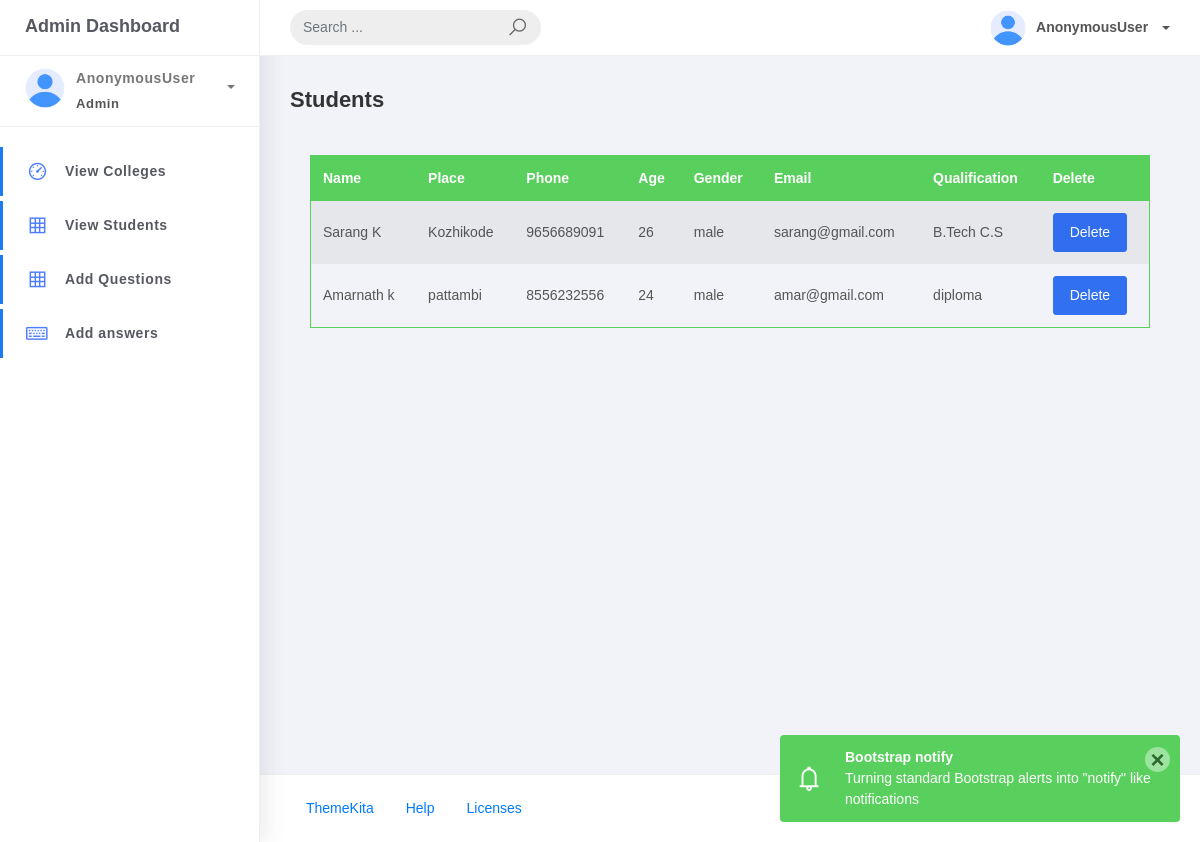
The app's page /super/student_list/, older data.
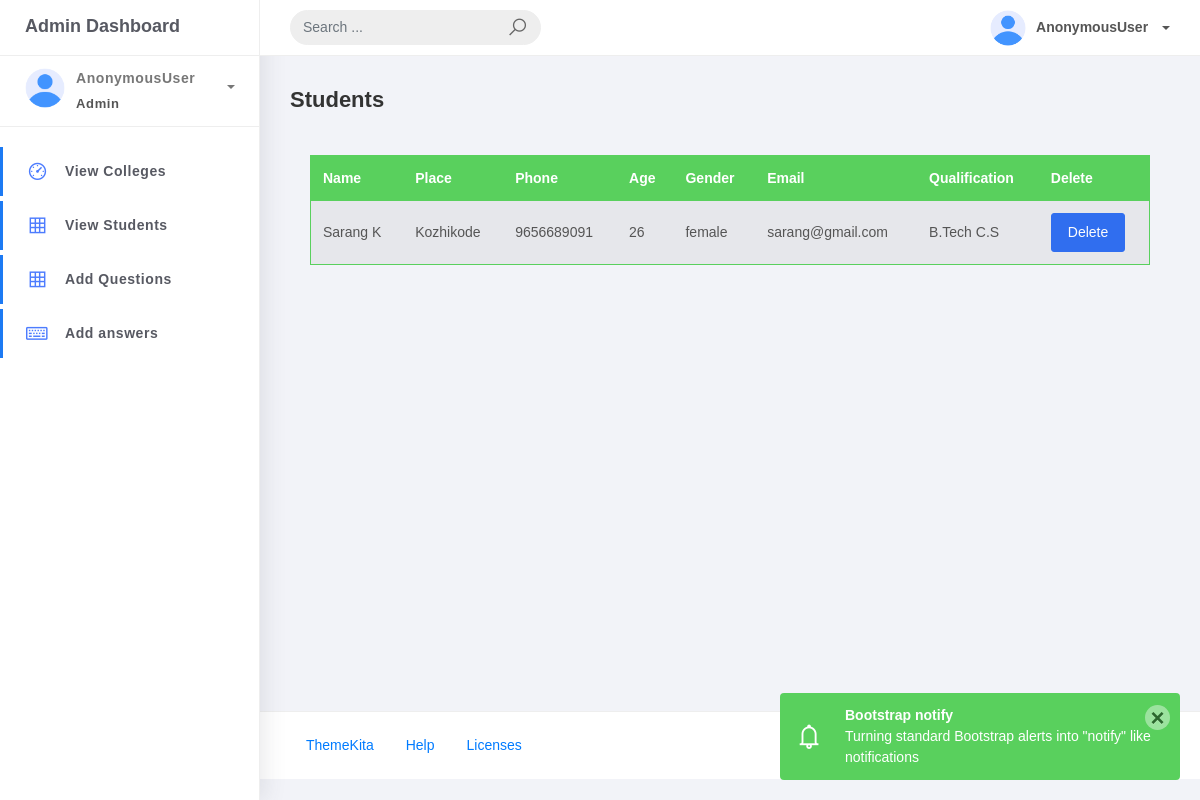
The same page, newer data.
### CarrierApp/models.py (models this page shows, shortened)
class Student(models.Model):
    name=models.CharField(max_length=50,null=True)
    place=models.CharField(max_length=50,null=True)
    phone=models.PositiveBigIntegerField(null=True)
    age=models.PositiveIntegerField(null=True)
    Gender=models.CharField(max_length=50,null=True)
    email=models.EmailField(max_length=70,null=True,unique=True)
    qualification=models.CharField(max_length=200,null=True)
    user=models.OneToOneField(Login, on_delete=models.DO_NOTHING,related_name="student_profile")

### Admin/views.py (the view)
# urls.py: path('student_list/',views.StudentList.as_view(),name="student_list"),
class StudentList(View):
    def get(self,request):
        data=Student.objects.all()
        return render(request,'Admin_temp/studentlist.html',{"data":data})

### Admin/templates/Admin_temp/studentlist.html (shortened to what this page needs)
{% load static %}
<!DOCTYPE html>
<html>
<head>
	<link rel="stylesheet" href="{% static 'assets/css/bootstrap.min.css' %}">
	<link rel="stylesheet" href="{% static 'assets/css/ready.css' %}">
	<link rel="stylesheet" href="{% static 'assets/css/demo.css' %}">
</head>
<body>
	<div class="wrapper">
		<div class="main-header">
			<div class="logo-header">
				<a href="{% url 'super_home' %}" class="logo">
					Admin Dashboard
				</a>
			</div>
			<nav class="navbar navbar-header navbar-expand-lg">
				<div class="container-fluid">
					<form class="navbar-left navbar-form nav-search mr-md-3" action="">
						<div class="input-group">
							<input type="text" placeholder="Search ..." class="form-control">
							<div class="input-group-append">
								<span class="input-group-text">
									<i class="la la-search search-icon"></i>
								</span>
							</div>
						</div>
					</form>
					<ul class="navbar-nav topbar-nav ml-md-auto align-items-center">
						<li class="nav-item dropdown">
							<a class="dropdown-toggle profile-pic" data-toggle="dropdown" href="#"
								aria-expanded="false"> <img src="{% static 'assets/img/user.png' %}" alt="user-img"
									width="36" class="img-circle"><span>{{request.user}}</span></span> </a>
						</li>
					</ul>
				</div>
			</nav>
		</div>
		<div class="sidebar">
			<div class="scrollbar-inner sidebar-wrapper">
				<div class="user">
					<div class="photo">
						<img src="{% static 'assets/img/user.png' %}">
					</div>
					<div class="info">
						<a class="" data-toggle="collapse" href="#collapseExample" aria-expanded="true">
							<span>
								{{request.user}}
								<span class="user-level">Admin</span>
								<span class="caret"></span>
							</span>
						</a>
					</div>
				</div>
				<ul class="nav">
					<li class="nav-item active">
						<a href="{% url 'college_list' %}">
							<i class="la la-dashboard"></i>
							<p>View Colleges</p>
						</a>
					</li>
					<li class="nav-item active">
						<a href="#">
							<i class="la la-table"></i>
							<p>View Students</p>
						</a>
					</li>
					<li class="nav-item active">
						<a href="#">
							<i class="la la-table"></i>
							<p>Add Questions</p>
						</a>
					</li>
					<li class="nav-item active">
						<a href="#">
							<i class="la la-keyboard-o"></i>
							<p>Add answers</p>
						</a>
					</li>
				</ul>
			</div>
		</div>
		<div class="main-panel">
			<div class="content">
				<div class="container-fluid">
					<h4 class="page-title">Students</h4>
                    <div class="card-body">
						<table class="table table-head-bg-success table-striped table-hover">
							<thead>
								<tr>
									<th scope="col">Name</th>
									<th scope="col">Place</th>
									<th scope="col">Phone</th>
									<th scope="col">Age</th>
									<th scope="col">Gender</th>
									<th scope="col">Email</th>
									<th scope="col">Qualification</th>
									<th scope="col">Delete</th>
								</tr>
							</thead>
							<tbody>
								{% for i in data %}
								<tr>
									<td>{{i.name}}</td>
									<td>{{i.place}}</td>
									<td>{{i.phone}}</td>
									<td>{{i.age}}</td>
									<td>{{i.Gender}}</td>
									<td>{{i.email}}</td>
									<td>{{i.qualification}}</td>
									<td><a class="btn btn-primary" href="{% url 'student_delete' i.id %}">Delete </a></td>
								</tr>
								{% endfor %}
							</tbody>
						</table>
					</div>
				</div>
			</div>
			<div style="margin-top: 380px;">
			<footer class="footer" >
				<div class="container-fluid">
					<nav class="pull-left">
						<ul class="nav">
							<li class="nav-item">
								<a class="nav-link" href="http://www.themekita.com">
									ThemeKita
								</a>
							</li>
							<li class="nav-item">
								<a class="nav-link" href="#">
									Help
								</a>
							</li>
							<li class="nav-item">
								<a class="nav-link" href="https://themewagon.com/license/#free-item">
									Licenses
								</a>
							</li>
						</ul>
					</nav>
					<div class="copyright ml-auto">
						2024, made with  by <a
							href="http://www.themekita.com">Luminar technolab</a>
					</div>
				</div>
			</footer>
		</div>
		</div>
	</div>
</body>
</html>

Row changes from the older to the newer data that the page shows:
removed Student: name "Amarnath k", place "pattambi", phone "8556232556", age "24", Gender "male", email "amar@gmail.com", qualification "diploma"
changed Student "Sarang K": Gender "male" → "female"
